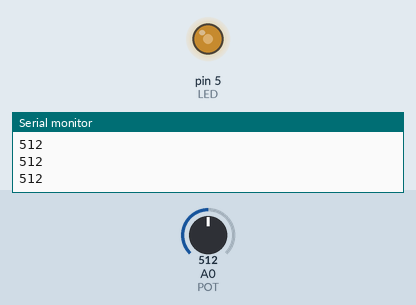
The sketch below on a simulated Arduino Uno, built with avr-gcc and run on an emulated ATmega328P. Shown: output pins drawn as LEDs (lit = HIGH), the last lines printed to the serial monitor. The inputs (shaded band) are chosen by the test bench; at power-on: A0 (POT) = 512.

Above: at 1.2 s.
1.3 s: A0 (POT) set to 716
At 2.3 s:
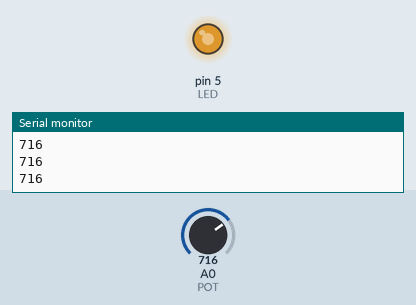
2.8 s: A0 (POT) set to 900
At 3.6 s:
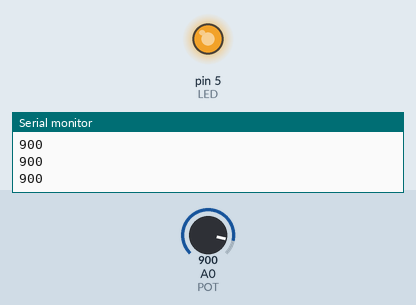
4.3 s: A0 (POT) set to 122
At 4.7 s:
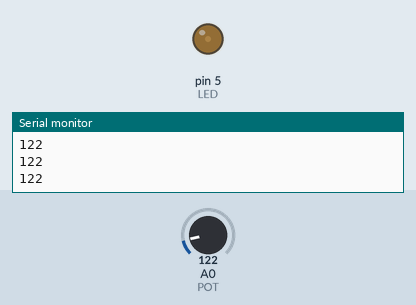
5.8 s: A0 (POT) set to 0
At 7.0 s:
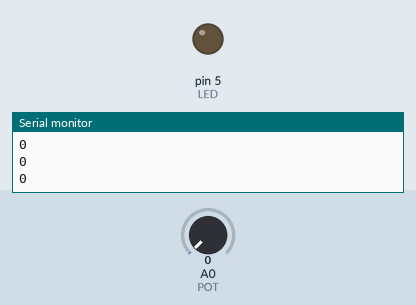
Timing chart, 0 to 8.3 s (numbered marks = the images above; inputs shaded):
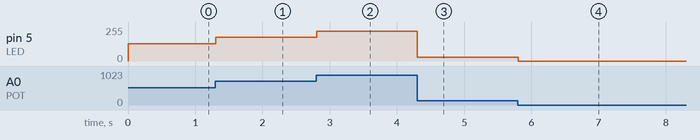

The sketch:

Pot.ino
```cpp
#define LED 5
#define POT A0

void setup() {
  // put your setup code here, to run once:
  Serial.begin(9600);
  pinMode(LED, OUTPUT);
  pinMode(POT, INPUT);
}

void loop() {
  // put your main code here, to run repeatedly:
  int pVal = analogRead(POT);
  Serial.println(pVal);
  analogWrite(LED, pVal/4);
}
```

Measured:
- after the input at 1.3 s, pin 5 (LED): 128/255 → 179/255 at once
- after the input at 2.8 s, pin 5 (LED): 179/255 → 225/255 at once
- after the input at 4.3 s, pin 5 (LED): 225/255 → 30/255 at once
- after the input at 5.8 s, pin 5 (LED): 30/255 → 0/255 at once
